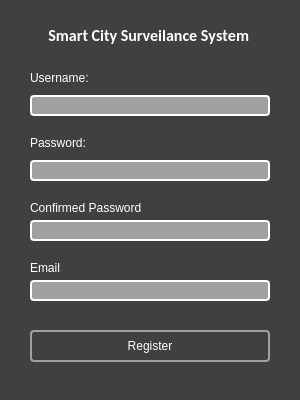
<?xml version="1.0" encoding="UTF-8"?>
<ui version="4.0">
 <class>MainWindow</class>
 <widget class="QMainWindow" name="MainWindow">
  <property name="geometry">
   <rect>
    <x>0</x>
    <y>0</y>
    <width>300</width>
    <height>400</height>
   </rect>
  </property>
  <property name="minimumSize">
   <size>
    <width>300</width>
    <height>400</height>
   </size>
  </property>
  <property name="maximumSize">
   <size>
    <width>300</width>
    <height>400</height>
   </size>
  </property>
  <property name="windowTitle">
   <string>Registration</string>
  </property>
  <widget class="QWidget" name="centralwidget">
   <property name="enabled">
    <bool>true</bool>
   </property>
   <property name="minimumSize">
    <size>
     <width>0</width>
     <height>0</height>
    </size>
   </property>
   <property name="maximumSize">
    <size>
     <width>400</width>
     <height>400</height>
    </size>
   </property>
   <property name="styleSheet">
    <string notr="true">QWidget{
	background:#404040;
}
QPushButton{
	border:2px solid #A0A0A0;
	background:#404040;
	color:#ffffff	;
	border-radius:4px;
}
QPushButton:Pressed{
	border:2px solid #A0A0A0;
	background:#A0A0A0;
	color:#ffffff	;
	border-radius:4px;
}
QLabel{
	color:#ffffff	;
}
QLineEdit{
	background:#A0A0A0;
	border:2px solid #ffffff;
	color:#ffffff;
	border-radius:4px;
}
</string>
   </property>
   <widget class="QLabel" name="label_software">
    <property name="geometry">
     <rect>
      <x>40</x>
      <y>25</y>
      <width>221</width>
      <height>20</height>
     </rect>
    </property>
    <property name="font">
     <font>
      <family>Calibri</family>
      <pointsize>12</pointsize>
      <weight>75</weight>
      <bold>true</bold>
      <strikeout>false</strikeout>
      <kerning>false</kerning>
     </font>
    </property>
    <property name="text">
     <string>Smart City Surveilance System </string>
    </property>
    <property name="alignment">
     <set>Qt::AlignCenter</set>
    </property>
    <property name="wordWrap">
     <bool>false</bool>
    </property>
   </widget>
   <widget class="QPushButton" name="register_button">
    <property name="geometry">
     <rect>
      <x>30</x>
      <y>330</y>
      <width>240</width>
      <height>32</height>
     </rect>
    </property>
    <property name="text">
     <string>Register</string>
    </property>
   </widget>
   <widget class="QLabel" name="label_password">
    <property name="geometry">
     <rect>
      <x>30</x>
      <y>135</y>
      <width>64</width>
      <height>16</height>
     </rect>
    </property>
    <property name="text">
     <string>Password:</string>
    </property>
   </widget>
   <widget class="QLineEdit" name="password_input">
    <property name="geometry">
     <rect>
      <x>30</x>
      <y>160</y>
      <width>240</width>
      <height>21</height>
     </rect>
    </property>
    <property name="echoMode">
     <enum>QLineEdit::Password</enum>
    </property>
   </widget>
   <widget class="QLabel" name="label_username">
    <property name="geometry">
     <rect>
      <x>30</x>
      <y>70</y>
      <width>66</width>
      <height>16</height>
     </rect>
    </property>
    <property name="sizePolicy">
     <sizepolicy hsizetype="Fixed" vsizetype="Preferred">
      <horstretch>0</horstretch>
      <verstretch>0</verstretch>
     </sizepolicy>
    </property>
    <property name="text">
     <string>Username:</string>
    </property>
   </widget>
   <widget class="QLineEdit" name="username_input">
    <property name="geometry">
     <rect>
      <x>30</x>
      <y>95</y>
      <width>240</width>
      <height>21</height>
     </rect>
    </property>
    <property name="sizePolicy">
     <sizepolicy hsizetype="Expanding" vsizetype="Fixed">
      <horstretch>0</horstretch>
      <verstretch>0</verstretch>
     </sizepolicy>
    </property>
    <property name="autoFillBackground">
     <bool>false</bool>
    </property>
   </widget>
   <widget class="QLineEdit" name="confirm_input">
    <property name="geometry">
     <rect>
      <x>30</x>
      <y>220</y>
      <width>240</width>
      <height>21</height>
     </rect>
    </property>
    <property name="echoMode">
     <enum>QLineEdit::Password</enum>
    </property>
   </widget>
   <widget class="QLabel" name="confirm_password">
    <property name="geometry">
     <rect>
      <x>30</x>
      <y>200</y>
      <width>111</width>
      <height>16</height>
     </rect>
    </property>
    <property name="text">
     <string>Confirmed Password:</string>
    </property>
   </widget>
   <widget class="QLabel" name="label_email">
    <property name="geometry">
     <rect>
      <x>30</x>
      <y>260</y>
      <width>31</width>
      <height>16</height>
     </rect>
    </property>
    <property name="text">
     <string>Email:</string>
    </property>
   </widget>
   <widget class="QLineEdit" name="email_input">
    <property name="geometry">
     <rect>
      <x>30</x>
      <y>280</y>
      <width>240</width>
      <height>21</height>
     </rect>
    </property>
    <property name="sizePolicy">
     <sizepolicy hsizetype="Expanding" vsizetype="Fixed">
      <horstretch>0</horstretch>
      <verstretch>0</verstretch>
     </sizepolicy>
    </property>
    <property name="autoFillBackground">
     <bool>false</bool>
    </property>
   </widget>
  </widget>
 </widget>
 <resources/>
 <connections/>
</ui>
